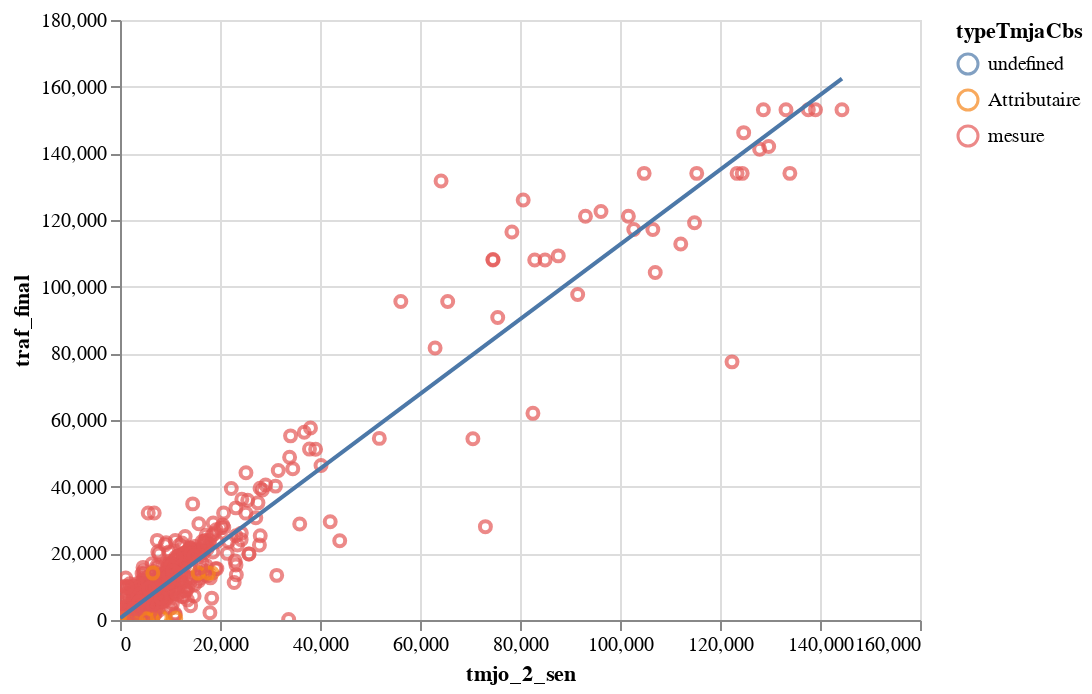

The cell this chart's notebook holds for it:
### Code cell
chartCompCbsTraf=alt.Chart(CompCbsTraf[['tmjo_2_sen','traf_final','typeTmjaCbs']]).mark_point().encode(x='tmjo_2_sen',y='traf_final', color='typeTmjaCbs')
chartCompCbsTraf + chartCompCbsTraf.transform_regression('tmjo_2_sen', 'traf_final').mark_line().interactive()

### Figure 1 — Vega-Lite specification as saved in the notebook (floating-point values rounded to 4 significant figures; data arrays with more than 128 entries replaced by an {"elided": "..."} marker saying what was removed)
{"config": {"view": {"continuousWidth": 400, "continuousHeight": 300}}, "layer": [{"mark": "point", "encoding": {"color": {"type": "nominal", "field": "typeTmjaCbs"}, "x": {"type": "quantitative", "field": "tmjo_2_sen"}, "y": {"type": "quantitative", "field": "traf_final"}}}, {"mark": "line", "encoding": {"color": {"type": "nominal", "field": "typeTmjaCbs"}, "x": {"type": "quantitative", "field": "tmjo_2_sen"}, "y": {"type": "quantitative", "field": "traf_final"}}, "selection": {"selector001": {"type": "interval", "bind": "scales", "encodings": ["x", "y"]}}, "transform": [{"on": "tmjo_2_sen", "regression": "traf_final"}]}], "data": {"name": "data-d3770f34043beabc8152b9e90ecbb3cf"}, "$schema": "https://vega.github.io/schema/vega-lite/v4.8.1.json", "datasets": {"data-d3770f34043beabc8152b9e90ecbb3cf": {"elided": "891 records"}}}
